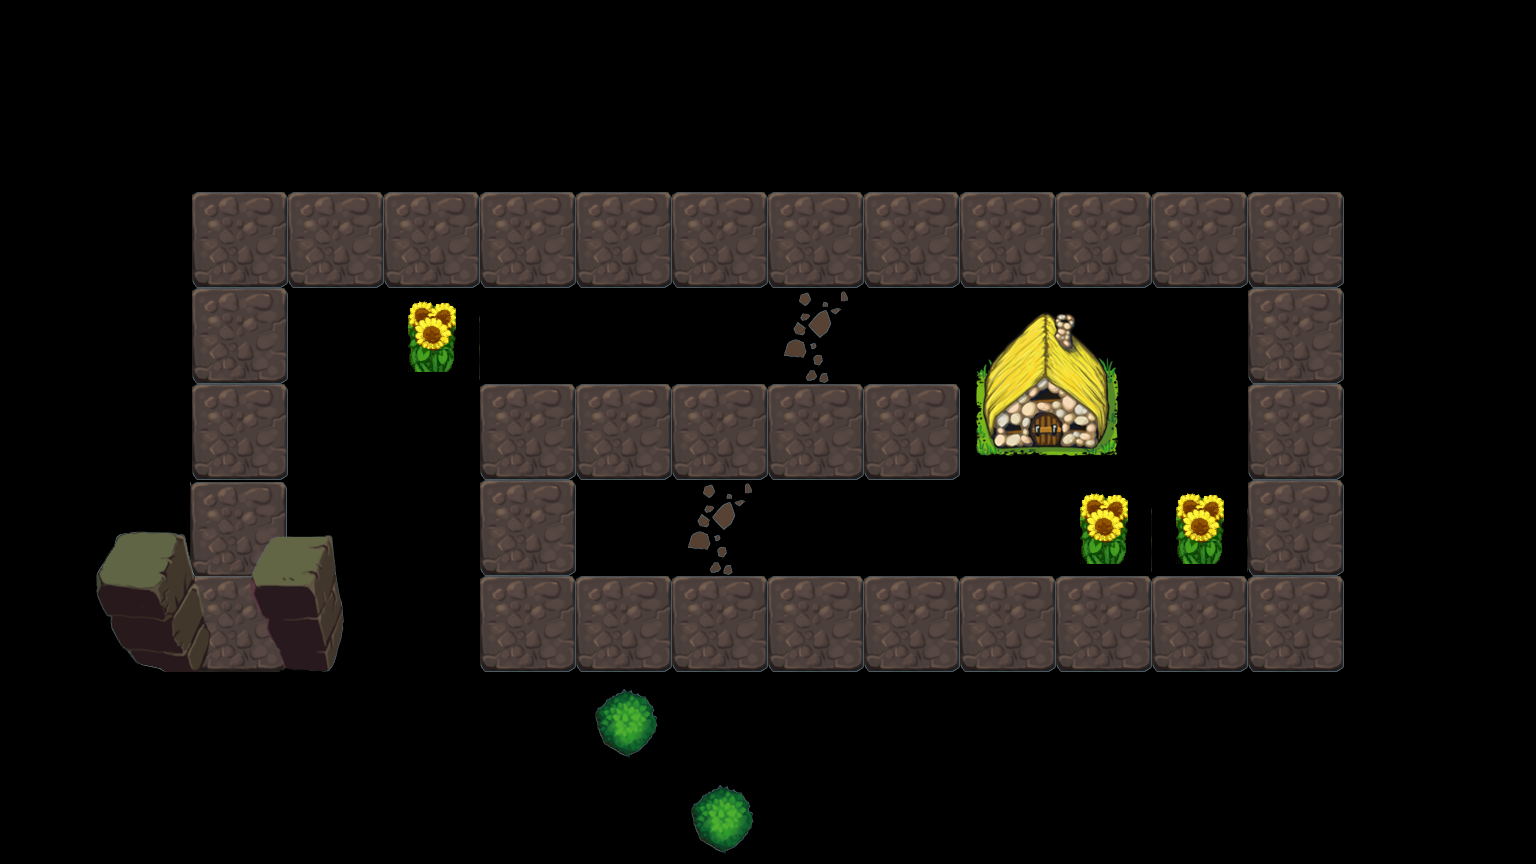

This game map was drawn from its Tiled (.tmx) file and the tilesets committed beside it. A one-line description and the trimmed map source follow:
An orthogonal 16x9 tile map with 96x96 px tiles, 1 tile layer (bg) and 35 objects (0, 1, 2, 3, 4, ...).

<map version="1.0" orientation="orthogonal" renderorder="right-down" width="16" height="9" tilewidth="96" tileheight="96" nextobjectid="74">
 <tileset firstgid="1" name="tiles" tilewidth="96" tileheight="96">
  <image source="tiles.png" width="768" height="576" />
  <tile id="0">
   <properties>
    <property name="canTouch" value="0" />
   </properties>
  </tile>
  <tile id="1">
   <properties>
    <property name="canTouch" value="0" />
   </properties>
  </tile>
  <tile id="2">
   <properties>
    <property name="canTouch" value="0" />
   </properties>
  </tile>
  <tile id="3">
   <properties>
    <property name="canTouch" value="0" />
   </properties>
  </tile>
  <tile id="4">
   <properties>
    <property name="canTouch" value="0" />
   </properties>
  </tile>
  <tile id="5">
   <properties>
    <property name="canTouch" value="0" />
   </properties>
  </tile>
  <tile id="6">
   <properties>
    <property name="canTouch" value="0" />
   </properties>
  </tile>
  <tile id="7">
   <properties>
    <property name="canTouch" value="0" />
   </properties>
  </tile>
  <tile id="8">
   <properties>
    <property name="canTouch" value="0" />
   </properties>
  </tile>
  <tile id="9">
   <properties>
    <property name="canTouch" value="0" />
   </properties>
  </tile>
  <tile id="10">
   <properties>
    <property name="canTouch" value="0" />
   </properties>
  </tile>
  <tile id="11">
   <properties>
    <property name="canTouch" value="0" />
   </properties>
  </tile>
  <tile id="12">
   <properties>
    <property name="canTouch" value="0" />
   </properties>
  </tile>
  <tile id="13">
   <properties>
    <property name="canTouch" value="0" />
   </properties>
  </tile>
  <tile id="14">
   <properties>
    <property name="canTouch" value="0" />
   </properties>
  </tile>
  <tile id="15">
   <properties>
    <property name="canTouch" value="0" />
   </properties>
  </tile>
  <tile id="16">
   <properties>
    <property name="canTouch" value="0" />
   </properties>
  </tile>
  <tile id="17">
   <properties>
    <property name="canTouch" value="0" />
   </properties>
  </tile>
  <tile id="18">
   <properties>
    <property name="canTouch" value="0" />
   </properties>
  </tile>
  <tile id="19">
   <properties>
    <property name="canTouch" value="0" />
   </properties>
  </tile>
  <tile id="20">
   <properties>
    <property name="canTouch" value="0" />
   </properties>
  </tile>
  <tile id="21">
   <properties>
    <property name="canTouch" value="0" />
   </properties>
  </tile>
  <tile id="22">
   <properties>
    <property name="canTouch" value="0" />
   </properties>
  </tile>
  <tile id="23">
   <properties>
    <property name="canTouch" value="1" />
   </properties>
  </tile>
  <tile id="24">
   <properties>
    <property name="canTouch" value="0" />
   </properties>
  </tile>
  <tile id="25">
   <properties>
    <property name="canTouch" value="0" />
   </properties>
  </tile>
  <tile id="26">
   <properties>
    <property name="canTouch" value="0" />
   </properties>
  </tile>
  <tile id="27">
   <properties>
    <property name="canTouch" value="0" />
   </properties>
  </tile>
  <tile id="28">
   <properties>
    <property name="canTouch" value="0" />
   </properties>
  </tile>
  <tile id="29">
   <properties>
    <property name="canTouch" value="0" />
   </properties>
  </tile>
  <tile id="30">
   <properties>
    <property name="canTouch" value="0" />
   </properties>
  </tile>
  <tile id="31">
   <properties>
    <property name="canTouch" value="0" />
   </properties>
  </tile>
  <tile id="32">
   <properties>
    <property name="canTouch" value="0" />
   </properties>
  </tile>
  <tile id="33">
   <properties>
    <property name="canTouch" value="0" />
   </properties>
  </tile>
  <tile id="34">
   <properties>
    <property name="canTouch" value="0" />
   </properties>
  </tile>
  <tile id="35">
   <properties>
    <property name="canTouch" value="0" />
   </properties>
  </tile>
  <tile id="36">
   <properties>
    <property name="canTouch" value="0" />
   </properties>
  </tile>
  <tile id="37">
   <properties>
    <property name="canTouch" value="0" />
   </properties>
  </tile>
  <tile id="38">
   <properties>
    <property name="canTouch" value="0" />
   </properties>
  </tile>
  <tile id="39">
   <properties>
    <property name="canTouch" value="0" />
   </properties>
  </tile>
  <tile id="40">
   <properties>
    <property name="canTouch" value="0" />
   </properties>
  </tile>
  <tile id="41">
   <properties>
    <property name="canTouch" value="0" />
   </properties>
  </tile>
  <tile id="42">
   <properties>
    <property name="canTouch" value="0" />
   </properties>
  </tile>
  <tile id="43">
   <properties>
    <property name="canTouch" value="0" />
   </properties>
  </tile>
  <tile id="44">
   <properties>
    <property name="canTouch" value="0" />
   </properties>
  </tile>
  <tile id="45">
   <properties>
    <property name="canTouch" value="0" />
   </properties>
  </tile>
  <tile id="46">
   <properties>
    <property name="canTouch" value="0" />
   </properties>
  </tile>
  <tile id="47">
   <properties>
    <property name="canTouch" value="0" />
   </properties>
  </tile>
 </tileset>
 <layer name="bg" width="16" height="9">
  <data>[144 cells, 144 non-empty, 15 distinct tile ids]</data>
 </layer>
 <objectgroup name="obj">
  <object id="37" name="0" x="240" y="626" />
  <object id="38" name="1" x="234" y="540" />
  <object id="39" name="2" x="240" y="438" />
  <object id="40" name="3" x="238" y="340" />
  <object id="41" name="4" x="238" y="242" />
  <object id="42" name="5" x="334" y="246" />
  <object id="43" name="6" x="434" y="244" />
  <object id="44" name="7" x="530" y="246" />
  <object id="45" name="8" x="626" y="242" />
  <object id="46" name="9" x="722" y="244" />
  <object id="47" name="10" x="814" y="244" />
  <object id="48" name="11" x="916" y="242" />
  <object id="49" name="12" x="1010" y="246" />
  <object id="50" name="13" x="1110" y="248" />
  <object id="51" name="14" x="1202" y="244" />
  <object id="52" name="15" x="1294" y="246" />
  <object id="53" name="16" x="1296" y="342" />
  <object id="54" name="17" x="1296" y="436" />
  <object id="55" name="18" x="1296" y="536" />
  <object id="56" name="19" x="1298" y="630" />
  <object id="57" name="20" x="1200" y="632" />
  <object id="58" name="21" x="1104" y="632" />
  <object id="59" name="22" x="1002" y="634" />
  <object id="60" name="23" x="914" y="632" />
  <object id="61" name="24" x="812" y="632" />
  <object id="62" name="25" x="722" y="626" />
  <object id="63" name="26" x="628" y="632" />
  <object id="64" name="27" x="530" y="628" />
  <object id="65" name="28" x="526" y="532" />
  <object id="66" name="29" x="528" y="438" />
  <object id="67" name="30" x="622" y="434" />
  <object id="68" name="31" x="720" y="436" />
  <object id="69" name="32" x="816" y="436" />
  <object id="70" name="33" x="910" y="434" />
  <object id="71" name="34" x="1022" y="438" />
 </objectgroup>
</map>
